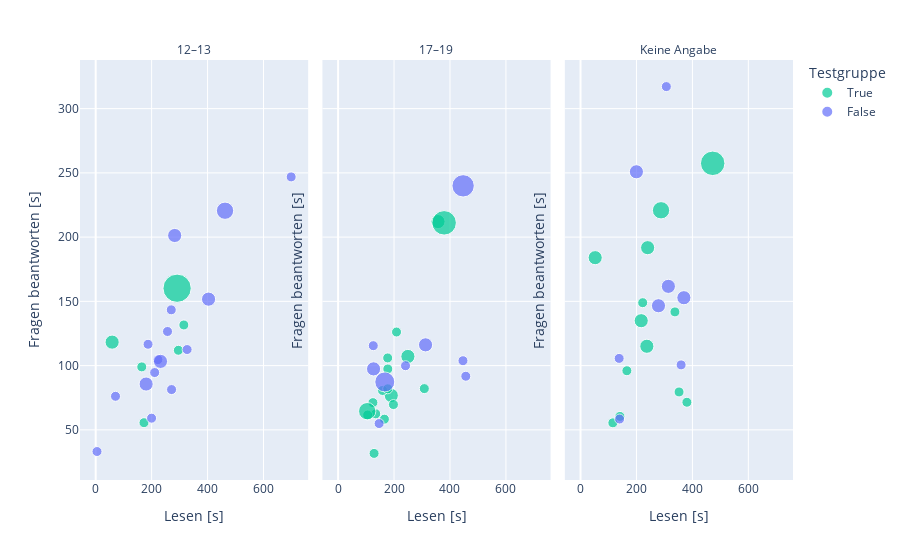

Write notebook code for a chart like this one.
### Code cell
fig = px.scatter(df, x="reading_duration", y="questions_duration", color="test", size="reading_count", color_discrete_map=test_color_map,
                facet_col="altersgruppe", category_orders={"altersgruppe": agegroup_array})
# fig = px.scatter(df.dropna(subset="persoenlich_alter"), x="reading_duration", y="questions_duration", color="test", size="reading_count", color_discrete_map=test_color_map,
#                 facet_col="persoenlich_alter", category_orders={"persoenlich_alter": age_array})
fig.for_each_annotation(lambda a: a.update(text=a.text.split("=")[-1].split(".")[0]))
fig.update_xaxes(title_text="Lesen [s]")
fig.update_yaxes(title_text="Fragen beantworten [s]")
fig.update_layout(legend_title="Testgruppe")
fig.show()

### Figure 1 — Plotly figure (JSON) as saved in the notebook; plotly's stock layout.template omitted (floating-point values rounded to 4 significant figures)
{"data": [{"hovertemplate": "test=True<br>altersgruppe=12–13<br>reading_duration=%{x}<br>questions_duration=%{y}<br>reading_count=%{marker.size}<extra></extra>", "legendgroup": "True", "marker": {"color": "#00cc96", "size": [1, 1, 1, 8, 2, 1], "sizemode": "area", "sizeref": 0.02, "symbol": "circle"}, "mode": "markers", "name": "True", "orientation": "v", "showlegend": true, "type": "scatter", "x": [164.8, 295.6, 315.2, 291.1, 58.81, 172.7], "xaxis": "x", "y": [99.0, 111.9, 131.6, 160.2, 118.3, 55.57], "yaxis": "y"}, {"hovertemplate": "test=True<br>altersgruppe=17–19<br>reading_duration=%{x}<br>questions_duration=%{y}<br>reading_count=%{marker.size}<extra></extra>", "legendgroup": "True", "marker": {"color": "#00cc96", "size": [1, 1, 2, 2, 1, 1, 1, 2, 1, 1, 1, 1, 1, 1, 1, 3, 6], "sizemode": "area", "sizeref": 0.02, "symbol": "circle"}, "mode": "markers", "name": "True", "orientation": "v", "showlegend": false, "type": "scatter", "x": [128.6, 177.3, 249.6, 190.1, 159.0, 208.9, 308.2, 357.1, 134.6, 124.5, 197.9, 177.4, 177.7, 165.6, 105.7, 104.1, 379.1], "xaxis": "x2", "y": [31.66, 106.0, 107.1, 76.77, 80.65, 126.1, 82.1, 212.1, 62.45, 71.19, 69.67, 81.95, 97.38, 58.31, 61.57, 64.54, 211.1], "yaxis": "y2"}, {"hovertemplate": "test=True<br>altersgruppe=Keine Angabe<br>reading_duration=%{x}<br>questions_duration=%{y}<br>reading_count=%{marker.size}<extra></extra>", "legendgroup": "True", "marker": {"color": "#00cc96", "size": [1, 1, 2, 1, 2, 2, 1, 6, 2, 3, 1, 1, 1], "sizemode": "area", "sizeref": 0.02, "symbol": "circle"}, "mode": "markers", "name": "True", "orientation": "v", "showlegend": false, "type": "scatter", "x": [165.7, 115.6, 237.1, 337.5, 217.0, 52.46, 380.3, 472.5, 240.0, 287.9, 140.9, 222.3, 352.2], "xaxis": "x3", "y": [96.02, 55.45, 115.1, 141.8, 134.9, 184.0, 71.48, 257.4, 191.8, 220.9, 60.46, 149.0, 79.49], "yaxis": "y3"}, {"hovertemplate": "test=False<br>altersgruppe=12–13<br>reading_duration=%{x}<br>questions_duration=%{y}<br>reading_count=%{marker.size}<extra></extra>", "legendgroup": "False", "marker": {"color": "#636efa", "size": [1, 1, 1, 1, 2, 2, 2, 1, 1, 1, 1, 1, 1, 1, 2, 3], "sizemode": "area", "sizeref": 0.02, "symbol": "circle"}, "mode": "markers", "name": "False", "orientation": "v", "showlegend": true, "type": "scatter", "x": [4.722, 326.9, 222.5, 199.8, 231.8, 282.5, 180.3, 698.9, 70.87, 187.2, 270.2, 256.8, 210.9, 271.3, 403.5, 462.5], "xaxis": "x", "y": [33.14, 112.5, 104.6, 59.09, 103.3, 201.3, 85.65, 246.9, 76.11, 116.6, 143.4, 126.5, 94.59, 81.35, 151.7, 220.5], "yaxis": "y"}, {"hovertemplate": "test=False<br>altersgruppe=17–19<br>reading_duration=%{x}<br>questions_duration=%{y}<br>reading_count=%{marker.size}<extra></extra>", "legendgroup": "False", "marker": {"color": "#636efa", "size": [1, 2, 5, 1, 1, 1, 4, 1, 2], "sizemode": "area", "sizeref": 0.02, "symbol": "circle"}, "mode": "markers", "name": "False", "orientation": "v", "showlegend": false, "type": "scatter", "x": [456.5, 312.7, 447.0, 446.4, 125.8, 241.1, 166.9, 146.6, 126.8], "xaxis": "x2", "y": [91.73, 116.2, 239.9, 103.8, 115.5, 99.9, 87.28, 54.9, 97.45], "yaxis": "y2"}, {"hovertemplate": "test=False<br>altersgruppe=Keine Angabe<br>reading_duration=%{x}<br>questions_duration=%{y}<br>reading_count=%{marker.size}<extra></extra>", "legendgroup": "False", "marker": {"color": "#636efa", "size": [1, 1, 2, 2, 1, 2, 2, 1], "sizemode": "area", "sizeref": 0.02, "symbol": "circle"}, "mode": "markers", "name": "False", "orientation": "v", "showlegend": false, "type": "scatter", "x": [306.8, 139.7, 278.7, 314.1, 359.6, 369.5, 199.8, 138.1], "xaxis": "x3", "y": [317.2, 58.4, 146.6, 161.7, 100.6, 152.8, 250.9, 105.6], "yaxis": "y3"}], "layout": {"annotations": [{"font": {}, "showarrow": false, "text": "12–13", "x": 0.16, "xanchor": "center", "xref": "paper", "y": 1, "yanchor": "bottom", "yref": "paper"}, {"font": {}, "showarrow": false, "text": "17–19", "x": 0.5, "xanchor": "center", "xref": "paper", "y": 1, "yanchor": "bottom", "yref": "paper"}, {"font": {}, "showarrow": false, "text": "Keine Angabe", "x": 0.84, "xanchor": "center", "xref": "paper", "y": 1, "yanchor": "bottom", "yref": "paper"}], "autosize": true, "legend": {"itemsizing": "constant", "title": {"text": "Testgruppe"}, "tracegroupgap": 0}, "margin": {"t": 60}, "xaxis": {"anchor": "y", "autorange": true, "domain": [0, 0.32], "range": [-38.89, 742.5], "title": {"text": "Lesen [s]"}, "type": "linear"}, "xaxis2": {"anchor": "y2", "autorange": true, "domain": [0.34, 0.66], "matches": "x", "range": [-38.89, 742.5], "title": {"text": "Lesen [s]"}, "type": "linear"}, "xaxis3": {"anchor": "y3", "autorange": true, "domain": [0.68, 1.0], "matches": "x", "range": [-38.89, 742.5], "title": {"text": "Lesen [s]"}, "type": "linear"}, "yaxis": {"anchor": "x", "autorange": true, "domain": [0, 1], "range": [6.311, 342.5], "title": {"text": "Fragen beantworten [s]"}, "type": "linear"}, "yaxis2": {"anchor": "x2", "autorange": true, "domain": [0, 1], "matches": "y", "range": [6.311, 342.5], "showticklabels": false, "title": {"text": "Fragen beantworten [s]"}, "type": "linear"}, "yaxis3": {"anchor": "x3", "autorange": true, "domain": [0, 1], "matches": "y", "range": [6.311, 342.5], "showticklabels": false, "title": {"text": "Fragen beantworten [s]"}, "type": "linear"}}}
